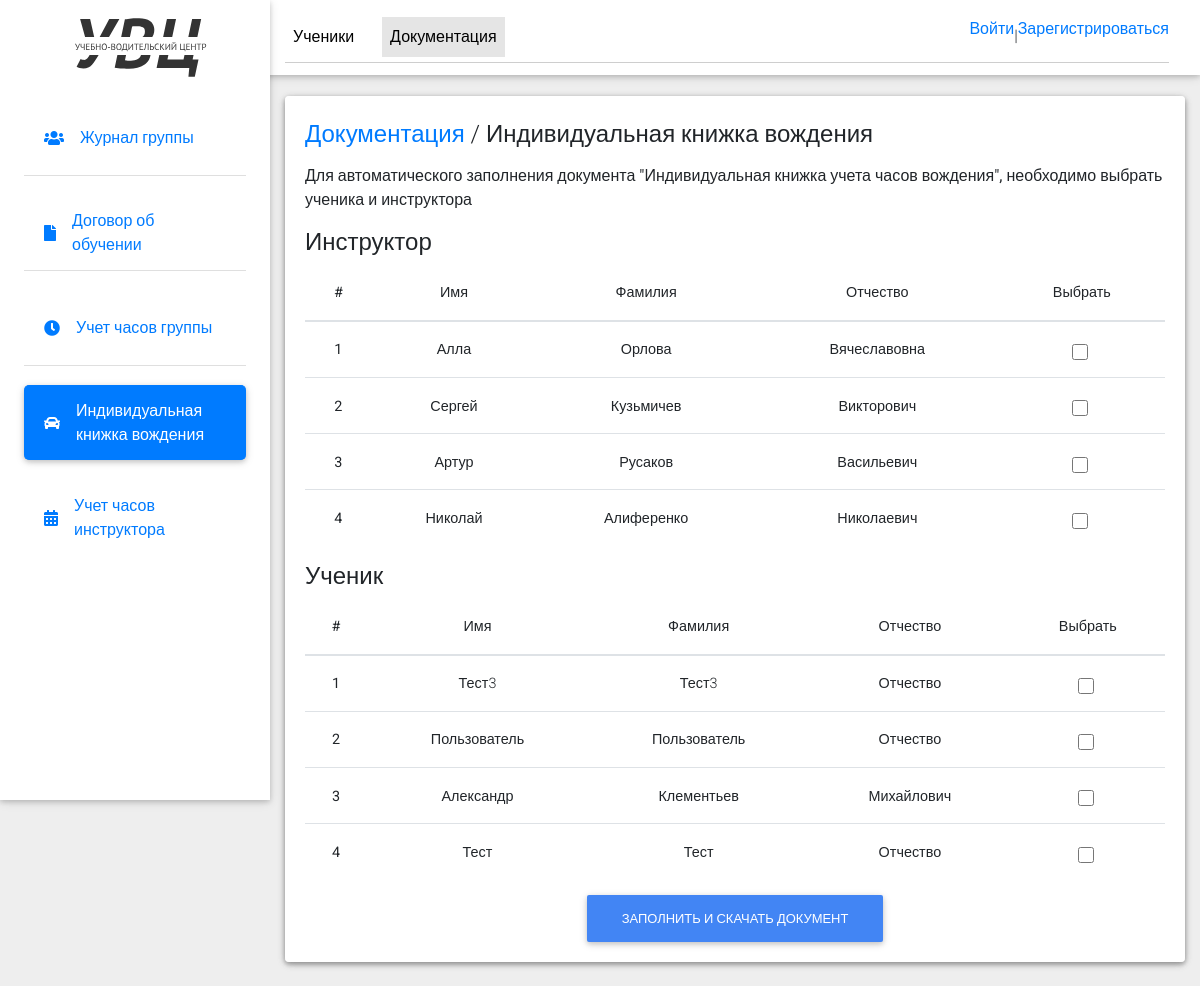
The page /users/user_profile/manager_document_kniga_vojden/ on the database as committed earlier.
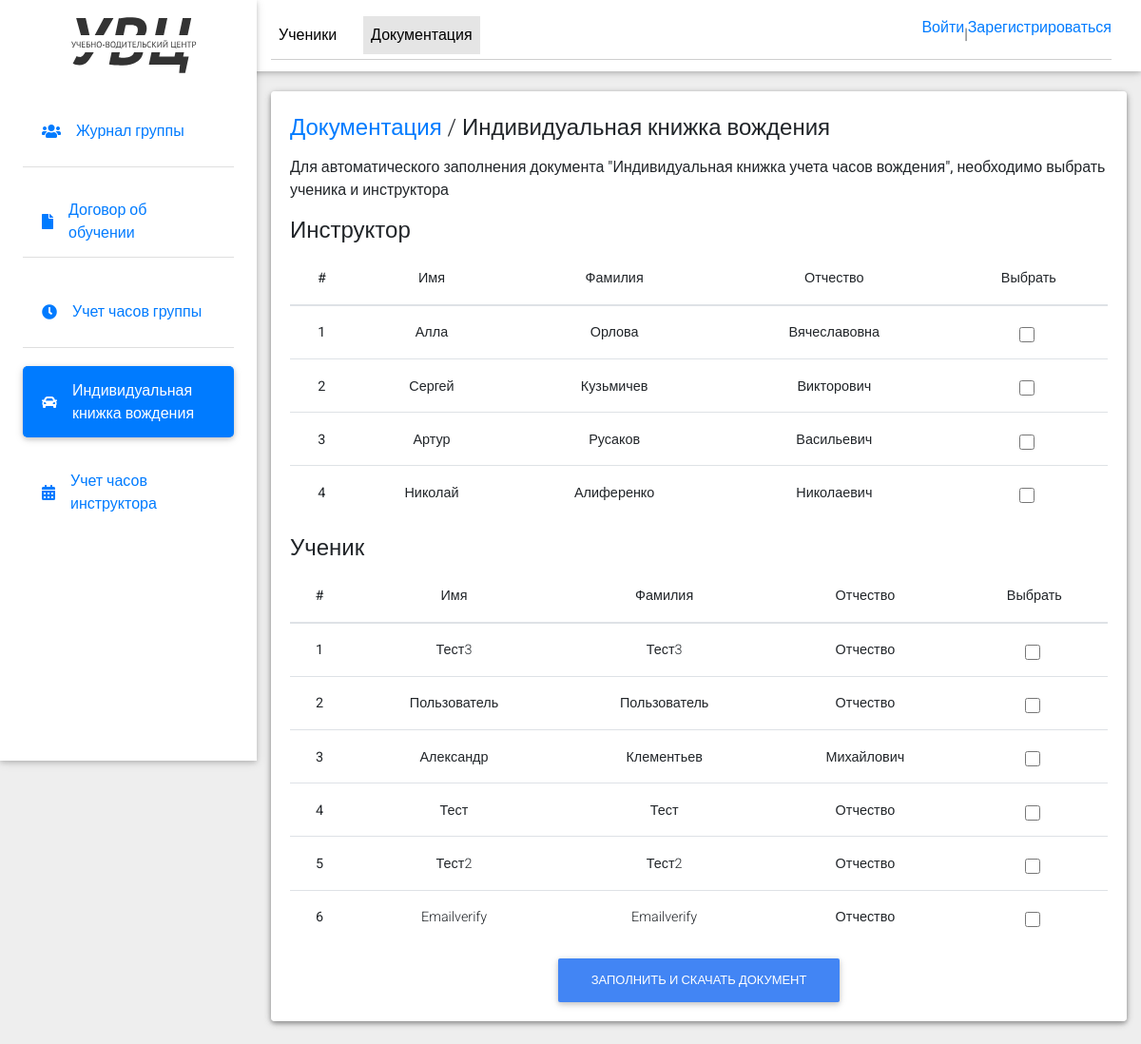
The same page on the database as committed later.
### users/models.py (models this page shows, shortened)
class Instructor(models.Model):
    second_name = models.CharField(max_length=100)
    name=models.CharField(max_length=100)
    surname = models.CharField(max_length=100)
    user_id = models.CharField(max_length=10)

class User(AbstractUser):
    email = models.EmailField(
        _('email address'),
        unique=True,
    )
    email_verify = models.BooleanField(default=False)
    surname = models.CharField(max_length=255, blank=True, null=True)
    phone = models.CharField(max_length=255, blank=True, null=True)
    USERNAME_FIELD = 'email'
    REQUIRED_FIELDS = []

### users/views.py (the view)
# urls.py: path('user_profile/manager_document_kniga_vojden/', kniga_vojden, name='kniga_vojden'),
def kniga_vojden(request):
    group = Group.objects.get(id=2)
    users = User.objects.filter(email_verify=True, groups=group)
    instructors = Instructor.objects.all()
    context = {'users': users, 'instructors': instructors}
    return render(request, 'manager_document_kniga_vojden.html', context)

### templates/manager_document_kniga_vojden.html (shortened to what the changed rows need)
{% load static %}
<!DOCTYPE html>
<html lang="en">
<head>
  <link rel="stylesheet" href="https://use.fontawesome.com/releases/v5.11.2/css/all.css">
  <link rel="stylesheet" href="{% static 'css/bootstrap.min.css' %}">
  <link rel="stylesheet" href="{% static 'css/mdb.min.css' %}">
  <link rel="stylesheet" href="{% static 'css/style.css' %}">
</head>
<body class="grey lighten-3">
  <main class="pt-5 max-lg-5">
    <div class="container-fluid mt-5">
      <div class="card mb-4 wow fadeIn">
        <div class="card body d-sm-flex justify-content-between card-manager">
          <form id="confirmation-form" method="post" action="{% url 'kniga_vojden_users' %}">
            <table class="table">
                <thead>
                  <tr>
                      <th scope="col">#</th>
                      <th scope="col">Имя</th>
                      <th scope="col">Фамилия</th>
                      <th scope="col">Отчество</th>
                      <th scope="col">Выбрать</th>
                  </tr>
              </thead>
              <tbody>
                  {% for instructor in instructors %}
                      <tr>
                          <th scope="row">{{ forloop.counter }}</th>
                          <td>{{ instructor.name }}</td>
                          <td>{{ instructor.second_name }}</td>
                          <td>{{ instructor.surname }}</td>
                          <td>
                              <div class="form-check">
                                  <input class="form-check-input instructor-input" type="checkbox" name="instructor_id" value="{{ instructor.id }}">
                              </div>
                          </td>
                      </tr>
                  {% endfor %}
              </tbody>
            </table>
            <table class="table">
                <thead>
                    <tr>
                        <th scope="col">#</th>
                        <th scope="col">Имя</th>
                        <th scope="col">Фамилия</th>
                        <th scope="col">Отчество</th>
                        <th scope="col">Выбрать</th>
                    </tr>
                </thead>
                <tbody>
                    {% for user in users %}
                        <tr>
                            <th scope="row">{{ forloop.counter }}</th>
                            <td>{{ user.first_name }}</td>
                            <td>{{ user.last_name }}</td>
                            <td>{{ user.surname }}</td>
                            <td>
                                <div class="form-check">
                                    <input class="form-check-input" type="checkbox" name="user_id" value="{{ user.id }}">
                                </div>
                            </td>
                        </tr>
                    {% endfor %}
                </tbody>
            </table>
        </form>
        </div>
      </div>
    </div>
  </main>
</body>
</html>

Rows that differ between the two databases and show on the page:
now on this page (row edited): User: first_name "Тест2", last_name "Тест2", surname "Отчество"
now on this page (row edited): User: first_name "Emailverify", last_name "Emailverify", surname "Отчество"
